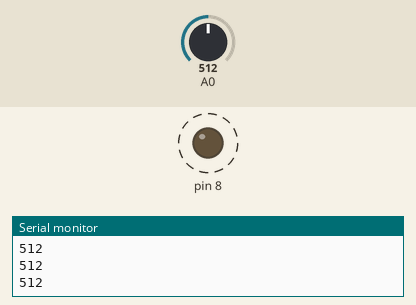
Recording of a sketch running on a simulated Arduino Uno, built with avr-gcc and run on an emulated ATmega328P. Shown: output pins drawn as LEDs (lit = HIGH), the last lines printed to the serial monitor. Dashed ring = blinking. Inputs (shaded band) come from the test bench; at power-on: A0 = 512.

Above: at 0.94 s.
1.3 s: A0 set to 106
4.3 s: A0 set to 92
At 4.3 s:
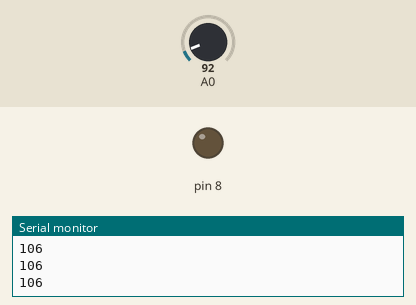
5.8 s: A0 set to 110
At 5.91 s:
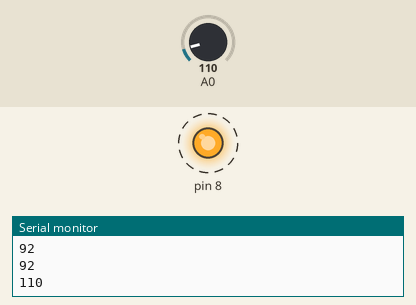
8.8 s: A0 set to 90
At 8.8 s:
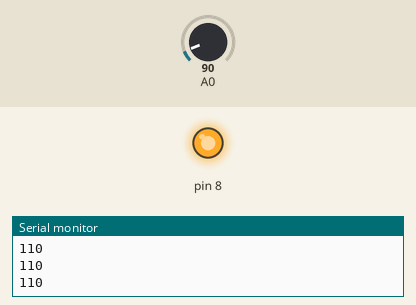
Timing chart, 0 to 11.3 s (numbered marks = the images above; inputs shaded):
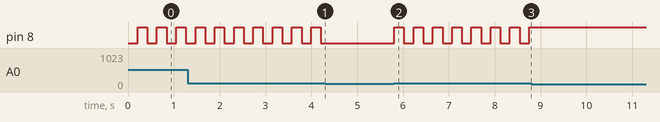

Measured:
- the behaviour switches between 101 and 100 on A0 (found by bisection; images 0 and 1)
- after the input at 4.3 s, pin 8: stops changing and stays LOW
- after the input at 5.8 s, pin 8: alternates HIGH for 0.21 s and LOW for 0.21 s, starting at once
- after the input at 8.8 s, pin 8: stops changing and stays HIGH
- by itself, pin 8: alternates HIGH for 0.21 s and LOW for 0.21 s

The sketch:

control_lamp_soundsensor_relay.ino
```cpp
int i=0;
void setup() {
  pinMode(8, OUTPUT);
  Serial.begin(9600);
  digitalWrite(8,1);
}

void loop() {

  int x = analogRead(A0);
  Serial.println(x);
  if(x>100 && i == 1){ //yanili ikem
    digitalWrite(8, 1); //sondur
    delay(200);
    i = 0;
  }else if(x>100 && i == 0){ //sonulu iken
    digitalWrite(8, 0); //yandir
    delay(200);
    i=1;
  }
  delay(10);
}
```
